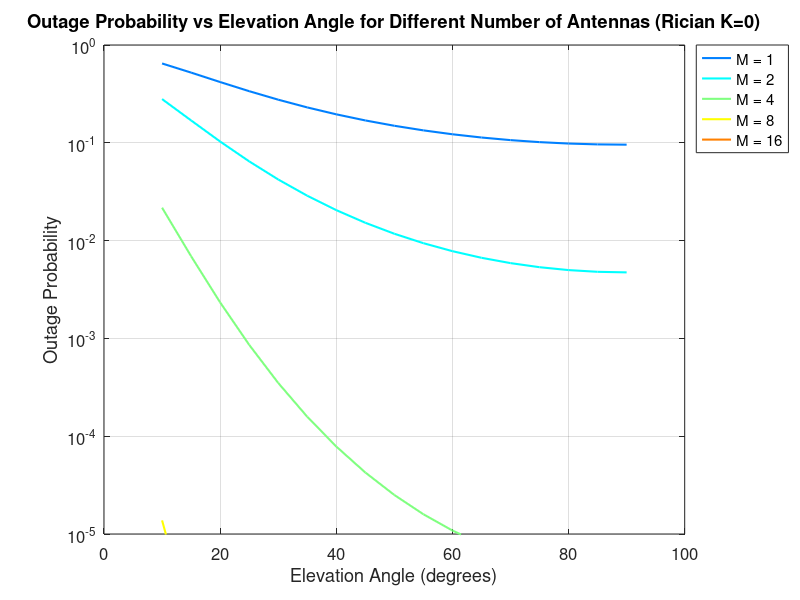

The MATLAB source for this figure:
clear; clc; close all;

% Constants
c = 3e8;                 % Speed of light (m/s)
fc = 20e9;               % Carrier frequency 20 GHz
lambda = c/fc;           % Wavelength (m)
Pt_dBm = 30;             % Transmit power in dBm (1 Watt = 30 dBm)
Pt = 10^((Pt_dBm-30)/10);% Transmit power in Watts
Gt_dBi = 20;             % VSAT antenna gain in dBi
Gr_dBi = 30;             % Satellite antenna element gain in dBi
Gt = 10^(Gt_dBi/10);
Gr = 10^(Gr_dBi/10);
No_dBm = -174 + 10*log10(1e6); % Noise power for 1 MHz BW in dBm
No = 10^((No_dBm-30)/10);

% LEO satellite parameters
hLEO = 600e3;            % Altitude of LEO satellite in meters (600 km)

% Simulation parameters
elev_angles = 10:5:90;   % Elevation angles in degrees
exponents = 0:4;
M_antennas = 2.^exponents;       % Number of receive antennas

% Rician fading parameters
K = 0;                  % Rician K factor (linear)
gamma_th_dB = 10;        % Outage threshold SNR in dB
gamma_th = 10^(gamma_th_dB/10);

% Preallocate outage probability matrix
P_out = zeros(length(M_antennas), length(elev_angles));

% Helper function: Marcum Q-function Q1(a,b) for outage calc
% Use MATLAB's marcumq function if available (R2021a+),
% otherwise approximate below
marcumQ = @(a,b) marcumq(a,b);

for idxM = 1:length(M_antennas)
    M = M_antennas(idxM);
    
    for idxEl = 1:length(elev_angles)
        theta = elev_angles(idxEl);
        
        % Distance calculation (slant range)
        Re = 6371e3;  % Earth radius (m)
        elev_rad = deg2rad(theta);
        d = sqrt( (Re+hLEO)^2 - (Re*cos(elev_rad))^2 ) - Re*sin(elev_rad);
        
        % Free space path loss (FSPL)
        FSPL = (4*pi*d/lambda)^2;
        
        % Average received SNR per antenna (linear)
        Pr = Pt * Gt * Gr / FSPL;
        avg_snr = Pr / No;
        
        % Parameters for Rician fading combined SNR
        % Mean SNR per branch (linear scale)
        Omega = avg_snr; % average received power (per branch)
        % Scale factor for the noncentral chi-square distribution in MRC
        
        % Approximate outage probability with MRC and Rician fading:
        % According to Simon & Alouini (Digital Comm. over Fading Channels):
        % P_out = 1 - Q_M(sqrt(2*K*M), sqrt(2*gamma_th/Omega * (1+K)))
        % where Q_M is the generalized Marcum Q-function of order M.
        % We'll use MATLAB's marcumq in a loop for order M.
        
        % Calculate the argument of Marcum Q-function
        a = sqrt(2*K*M);
        b = sqrt(2*gamma_th/Omega * (1+K));
        
        % Generalized Marcum Q for order M can be computed by
        % repeated calls or approximations.
        % Here, we'll approximate for integer M by:
        % P_out = 1 - marcumq(a,b,M)
        % MATLAB marcumq supports the order argument from R2021a onwards.
        
        try
            % MATLAB built-in function with order M
            outage_prob = 1 - marcumq(a,b,M);
        catch
            % If marcumq with order not available, approximate M=1 case only
            % or fallback to single antenna outage (conservative)
            if M == 1
                outage_prob = 1 - marcumq(a,b);
            else
                % Approximate using single antenna outage to avoid error
                outage_prob = 1 - marcumq(a,b);
                % Warn user
                warning('marcumq with order not supported. Approximating MRC with single antenna outage.');
            end
        end
        
        % Store outage probability
        P_out(idxM, idxEl) = outage_prob;
    end
end

% Plot outage probability vs elevation angle for different antennas
figure;
hold on; grid on; box on;
colors = jet(length(M_antennas));
for idxM = 1:length(M_antennas)
    semilogy(elev_angles, P_out(idxM,:), 'LineWidth', 1.5, 'Color', colors(idxM,:));
end
xlabel('Elevation Angle (degrees)');
ylabel('Outage Probability');
title(sprintf('Outage Probability vs Elevation Angle for Different Number of Antennas (Rician K=%d)', K));
legendStrings = arrayfun(@(x) sprintf('M = %d', x), M_antennas, 'UniformOutput', false);
legend(legendStrings, 'Location', 'bestoutside');
set(gca,'FontSize',12);
ylim([1e-5 1]);
